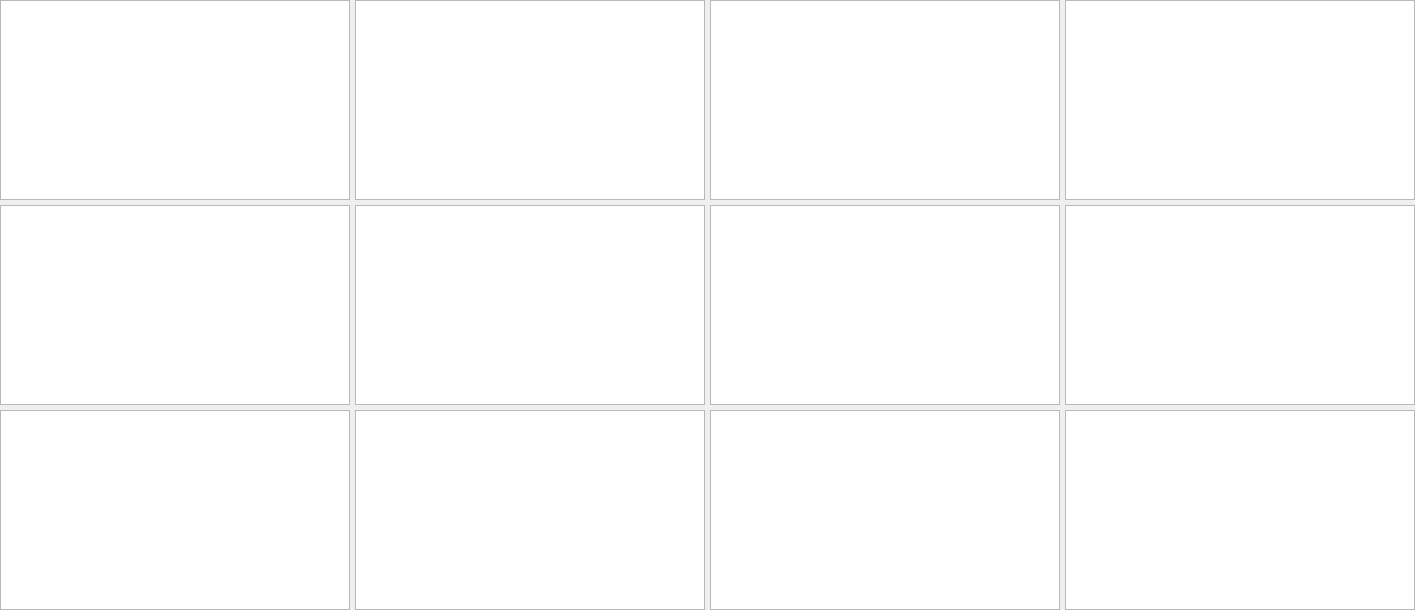
    <widget class="PyDMFrame" name="composite">
      <property name="geometry">
        <rect>
          <x>10</x>
          <y>40</y>
          <width>1415</width>
          <height>610</height>
        </rect>
      </property>
      <widget class="PyDMWaveformPlot" name="cartesian_plot">
        <property name="geometry">
          <rect>
            <x>0</x>
            <y>0</y>
            <width>350</width>
            <height>200</height>
          </rect>
        </property>
        <property name="toolTip">
          <string>cartesian_plot</string>
        </property>
        <property name="title" stdset="0">
          <string>$(P)$(R)TSCentroidX</string>
        </property>
        <property name="xLabels">
          <stringlist>
            <string>Time point</string>
          </stringlist>
        </property>
        <property name="yLabels">
          <stringlist>
            <string>Value</string>
          </stringlist>
        </property>
        <property name="curves" stdset="0">
          <stringlist>
            <string>{&quot;name&quot;: &quot;curve 1&quot;, &quot;y_channel&quot;: &quot;ca://${prefix}TSCentroidX&quot;, &quot;color&quot;: &quot;#4b6ec7&quot;, &quot;lineStyle&quot;: 1, &quot;lineWidth&quot;: 1, &quot;symbolSize&quot;: 10, &quot;redraw_mode&quot;: 2, &quot;block_size&quot;: 1200, &quot;x_channel&quot;: null}</string>
          </stringlist>
        </property>
        <property name="axisColor" stdset="0">
          <color>
            <red>0</red>
            <green>0</green>
            <blue>0</blue>
          </color>
        </property>
        <property name="backgroundColor" stdset="0">
          <color>
            <red>218</red>
            <green>218</green>
            <blue>218</blue>
          </color>
        </property>
      </widget>
      <widget class="PyDMWaveformPlot" name="cartesian_plot_1">
        <property name="geometry">
          <rect>
            <x>355</x>
            <y>0</y>
            <width>350</width>
            <height>200</height>
          </rect>
        </property>
        <property name="toolTip">
          <string>cartesian_plot_1</string>
        </property>
        <property name="title" stdset="0">
          <string>$(P)$(R)TSCentroidY</string>
        </property>
        <property name="xLabels">
          <stringlist>
            <string>Time point</string>
          </stringlist>
        </property>
        <property name="yLabels">
          <stringlist>
            <string>Value</string>
          </stringlist>
        </property>
        <property name="curves" stdset="0">
          <stringlist>
            <string>{&quot;name&quot;: &quot;curve 1&quot;, &quot;y_channel&quot;: &quot;ca://${prefix}TSCentroidY&quot;, &quot;color&quot;: &quot;#4b6ec7&quot;, &quot;lineStyle&quot;: 1, &quot;lineWidth&quot;: 1, &quot;symbolSize&quot;: 10, &quot;redraw_mode&quot;: 2, &quot;block_size&quot;: 1200, &quot;x_channel&quot;: null}</string>
          </stringlist>
        </property>
        <property name="axisColor" stdset="0">
          <color>
            <red>0</red>
            <green>0</green>
            <blue>0</blue>
          </color>
        </property>
        <property name="backgroundColor" stdset="0">
          <color>
            <red>218</red>
            <green>218</green>
            <blue>218</blue>
          </color>
        </property>
      </widget>
      <widget class="PyDMWaveformPlot" name="cartesian_plot_2">
        <property name="geometry">
          <rect>
            <x>710</x>
            <y>0</y>
            <width>350</width>
            <height>200</height>
          </rect>
        </property>
        <property name="toolTip">
          <string>cartesian_plot_2</string>
        </property>
        <property name="title" stdset="0">
          <string>$(P)$(R)TSSigmaX</string>
        </property>
        <property name="xLabels">
          <stringlist>
            <string>Time point</string>
          </stringlist>
        </property>
        <property name="yLabels">
          <stringlist>
            <string>Value</string>
          </stringlist>
        </property>
        <property name="curves" stdset="0">
          <stringlist>
            <string>{&quot;name&quot;: &quot;curve 1&quot;, &quot;y_channel&quot;: &quot;ca://${prefix}TSSigmaX&quot;, &quot;color&quot;: &quot;#4b6ec7&quot;, &quot;lineStyle&quot;: 1, &quot;lineWidth&quot;: 1, &quot;symbolSize&quot;: 10, &quot;redraw_mode&quot;: 2, &quot;block_size&quot;: 1200, &quot;x_channel&quot;: null}</string>
          </stringlist>
        </property>
        <property name="axisColor" stdset="0">
          <color>
            <red>0</red>
            <green>0</green>
            <blue>0</blue>
          </color>
        </property>
        <property name="backgroundColor" stdset="0">
          <color>
            <red>218</red>
            <green>218</green>
            <blue>218</blue>
          </color>
        </property>
      </widget>
      <widget class="PyDMWaveformPlot" name="cartesian_plot_3">
        <property name="geometry">
          <rect>
            <x>1065</x>
            <y>0</y>
            <width>350</width>
            <height>200</height>
          </rect>
        </property>
        <property name="toolTip">
          <string>cartesian_plot_3</string>
        </property>
        <property name="title" stdset="0">
          <string>$(P)$(R)TSSigmaY</string>
        </property>
        <property name="xLabels">
          <stringlist>
            <string>Time point</string>
          </stringlist>
        </property>
        <property name="yLabels">
          <stringlist>
            <string>Value</string>
          </stringlist>
        </property>
        <property name="curves" stdset="0">
          <stringlist>
            <string>{&quot;name&quot;: &quot;curve 1&quot;, &quot;y_channel&quot;: &quot;ca://${prefix}TSSigmaY&quot;, &quot;color&quot;: &quot;#4b6ec7&quot;, &quot;lineStyle&quot;: 1, &quot;lineWidth&quot;: 1, &quot;symbolSize&quot;: 10, &quot;redraw_mode&quot;: 2, &quot;block_size&quot;: 1200, &quot;x_channel&quot;: null}</string>
          </stringlist>
        </property>
        <property name="axisColor" stdset="0">
          <color>
            <red>0</red>
            <green>0</green>
            <blue>0</blue>
          </color>
        </property>
        <property name="backgroundColor" stdset="0">
          <color>
            <red>218</red>
            <green>218</green>
            <blue>218</blue>
          </color>
        </property>
      </widget>
      <widget class="PyDMWaveformPlot" name="cartesian_plot_4">
        <property name="geometry">
          <rect>
            <x>0</x>
            <y>410</y>
            <width>350</width>
            <height>200</height>
          </rect>
        </property>
        <property name="toolTip">
          <string>cartesian_plot_4</string>
        </property>
        <property name="title" stdset="0">
          <string>$(P)$(R)TSCentroidTotal</string>
        </property>
        <property name="xLabels">
          <stringlist>
            <string>Time point</string>
          </stringlist>
        </property>
        <property name="yLabels">
          <stringlist>
            <string>Value</string>
          </stringlist>
        </property>
        <property name="curves" stdset="0">
          <stringlist>
            <string>{&quot;name&quot;: &quot;curve 1&quot;, &quot;y_channel&quot;: &quot;ca://${prefix}TSCentroidTotal&quot;, &quot;color&quot;: &quot;#4b6ec7&quot;, &quot;lineStyle&quot;: 1, &quot;lineWidth&quot;: 1, &quot;symbolSize&quot;: 10, &quot;redraw_mode&quot;: 2, &quot;block_size&quot;: 1200, &quot;x_channel&quot;: null}</string>
          </stringlist>
        </property>
        <property name="axisColor" stdset="0">
          <color>
            <red>0</red>
            <green>0</green>
            <blue>0</blue>
          </color>
        </property>
        <property name="backgroundColor" stdset="0">
          <color>
            <red>218</red>
            <green>218</green>
            <blue>218</blue>
          </color>
        </property>
      </widget>
      <widget class="PyDMWaveformPlot" name="cartesian_plot_5">
        <property name="geometry">
          <rect>
            <x>355</x>
            <y>410</y>
            <width>350</width>
            <height>200</height>
          </rect>
        </property>
        <property name="toolTip">
          <string>cartesian_plot_5</string>
        </property>
        <property name="title" stdset="0">
          <string>$(P)$(R)TSSigmaXY</string>
        </property>
        <property name="xLabels">
          <stringlist>
            <string>Time point</string>
          </stringlist>
        </property>
        <property name="yLabels">
          <stringlist>
            <string>Value</string>
          </stringlist>
        </property>
        <property name="curves" stdset="0">
          <stringlist>
            <string>{&quot;name&quot;: &quot;curve 1&quot;, &quot;y_channel&quot;: &quot;ca://${prefix}TSSigmaXY&quot;, &quot;color&quot;: &quot;#4b6ec7&quot;, &quot;lineStyle&quot;: 1, &quot;lineWidth&quot;: 1, &quot;symbolSize&quot;: 10, &quot;redraw_mode&quot;: 2, &quot;block_size&quot;: 1200, &quot;x_channel&quot;: null}</string>
          </stringlist>
        </property>
        <property name="axisColor" stdset="0">
          <color>
            <red>0</red>
            <green>0</green>
            <blue>0</blue>
          </color>
        </property>
        <property name="backgroundColor" stdset="0">
          <color>
            <red>218</red>
            <green>218</green>
            <blue>218</blue>
          </color>
        </property>
      </widget>
      <widget class="PyDMWaveformPlot" name="cartesian_plot_6">
        <property name="geometry">
          <rect>
            <x>0</x>
            <y>205</y>
            <width>350</width>
            <height>200</height>
          </rect>
        </property>
        <property name="toolTip">
          <string>cartesian_plot_6</string>
        </property>
        <property name="title" stdset="0">
          <string>$(P)$(R)TSSkewX</string>
        </property>
        <property name="xLabels">
          <stringlist>
            <string>Time point</string>
          </stringlist>
        </property>
        <property name="yLabels">
          <stringlist>
            <string>Value</string>
          </stringlist>
        </property>
        <property name="curves" stdset="0">
          <stringlist>
            <string>{&quot;name&quot;: &quot;curve 1&quot;, &quot;y_channel&quot;: &quot;ca://${prefix}TSSkewX&quot;, &quot;color&quot;: &quot;#4b6ec7&quot;, &quot;lineStyle&quot;: 1, &quot;lineWidth&quot;: 1, &quot;symbolSize&quot;: 10, &quot;redraw_mode&quot;: 2, &quot;block_size&quot;: 1200, &quot;x_channel&quot;: null}</string>
          </stringlist>
        </property>
        <property name="axisColor" stdset="0">
          <color>
            <red>0</red>
            <green>0</green>
            <blue>0</blue>
          </color>
        </property>
        <property name="backgroundColor" stdset="0">
          <color>
            <red>218</red>
            <green>218</green>
            <blue>218</blue>
          </color>
        </property>
      </widget>
      <widget class="PyDMWaveformPlot" name="cartesian_plot_7">
        <property name="geometry">
          <rect>
            <x>355</x>
            <y>205</y>
            <width>350</width>
            <height>200</height>
          </rect>
        </property>
        <property name="toolTip">
          <string>cartesian_plot_7</string>
        </property>
        <property name="title" stdset="0">
          <string>$(P)$(R)TSSkewY</string>
        </property>
        <property name="xLabels">
          <stringlist>
            <string>Time point</string>
          </stringlist>
        </property>
        <property name="yLabels">
          <stringlist>
            <string>Value</string>
          </stringlist>
        </property>
        <property name="curves" stdset="0">
          <stringlist>
            <string>{&quot;name&quot;: &quot;curve 1&quot;, &quot;y_channel&quot;: &quot;ca://${prefix}TSSkewY&quot;, &quot;color&quot;: &quot;#4b6ec7&quot;, &quot;lineStyle&quot;: 1, &quot;lineWidth&quot;: 1, &quot;symbolSize&quot;: 10, &quot;redraw_mode&quot;: 2, &quot;block_size&quot;: 1200, &quot;x_channel&quot;: null}</string>
          </stringlist>
        </property>
        <property name="axisColor" stdset="0">
          <color>
            <red>0</red>
            <green>0</green>
            <blue>0</blue>
          </color>
        </property>
        <property name="backgroundColor" stdset="0">
          <color>
            <red>218</red>
            <green>218</green>
            <blue>218</blue>
          </color>
        </property>
      </widget>
      <widget class="PyDMWaveformPlot" name="cartesian_plot_8">
        <property name="geometry">
          <rect>
            <x>710</x>
            <y>205</y>
            <width>350</width>
            <height>200</height>
          </rect>
        </property>
        <property name="toolTip">
          <string>cartesian_plot_8</string>
        </property>
        <property name="title" stdset="0">
          <string>$(P)$(R)TSKurtosisX</string>
        </property>
        <property name="xLabels">
          <stringlist>
            <string>Time point</string>
          </stringlist>
        </property>
        <property name="yLabels">
          <stringlist>
            <string>Value</string>
          </stringlist>
        </property>
        <property name="curves" stdset="0">
          <stringlist>
            <string>{&quot;name&quot;: &quot;curve 1&quot;, &quot;y_channel&quot;: &quot;ca://${prefix}TSKurtosisX&quot;, &quot;color&quot;: &quot;#4b6ec7&quot;, &quot;lineStyle&quot;: 1, &quot;lineWidth&quot;: 1, &quot;symbolSize&quot;: 10, &quot;redraw_mode&quot;: 2, &quot;block_size&quot;: 1200, &quot;x_channel&quot;: null}</string>
          </stringlist>
        </property>
        <property name="axisColor" stdset="0">
          <color>
            <red>0</red>
            <green>0</green>
            <blue>0</blue>
          </color>
        </property>
        <property name="backgroundColor" stdset="0">
          <color>
            <red>218</red>
            <green>218</green>
            <blue>218</blue>
          </color>
        </property>
      </widget>
      <widget class="PyDMWaveformPlot" name="cartesian_plot_9">
        <property name="geometry">
          <rect>
            <x>1065</x>
            <y>205</y>
            <width>350</width>
            <height>200</height>
          </rect>
        </property>
        <property name="toolTip">
          <string>cartesian_plot_9</string>
        </property>
        <property name="title" stdset="0">
          <string>$(P)$(R)TSKurtosisY</string>
        </property>
        <property name="xLabels">
          <stringlist>
            <string>Time point</string>
          </stringlist>
        </property>
        <property name="yLabels">
          <stringlist>
            <string>Value</string>
          </stringlist>
        </property>
        <property name="curves" stdset="0">
          <stringlist>
            <string>{&quot;name&quot;: &quot;curve 1&quot;, &quot;y_channel&quot;: &quot;ca://${prefix}TSKurtosisY&quot;, &quot;color&quot;: &quot;#4b6ec7&quot;, &quot;lineStyle&quot;: 1, &quot;lineWidth&quot;: 1, &quot;symbolSize&quot;: 10, &quot;redraw_mode&quot;: 2, &quot;block_size&quot;: 1200, &quot;x_channel&quot;: null}</string>
          </stringlist>
        </property>
        <property name="axisColor" stdset="0">
          <color>
            <red>0</red>
            <green>0</green>
            <blue>0</blue>
          </color>
        </property>
        <property name="backgroundColor" stdset="0">
          <color>
            <red>218</red>
            <green>218</green>
            <blue>218</blue>
          </color>
        </property>
      </widget>
      <widget class="PyDMWaveformPlot" name="cartesian_plot_10">
        <property name="geometry">
          <rect>
            <x>710</x>
            <y>410</y>
            <width>350</width>
            <height>200</height>
          </rect>
        </property>
        <property name="toolTip">
          <string>cartesian_plot_10</string>
        </property>
        <property name="title" stdset="0">
          <string>$(P)$(R)TSEccentricity</string>
        </property>
        <property name="xLabels">
          <stringlist>
            <string>Time point</string>
          </stringlist>
        </property>
        <property name="yLabels">
          <stringlist>
            <string>Value</string>
          </stringlist>
        </property>
        <property name="curves" stdset="0">
          <stringlist>
            <string>{&quot;name&quot;: &quot;curve 1&quot;, &quot;y_channel&quot;: &quot;ca://${prefix}TSEccentricity&quot;, &quot;color&quot;: &quot;#4b6ec7&quot;, &quot;lineStyle&quot;: 1, &quot;lineWidth&quot;: 1, &quot;symbolSize&quot;: 10, &quot;redraw_mode&quot;: 2, &quot;block_size&quot;: 1200, &quot;x_channel&quot;: null}</string>
          </stringlist>
        </property>
        <property name="axisColor" stdset="0">
          <color>
            <red>0</red>
            <green>0</green>
            <blue>0</blue>
          </color>
        </property>
        <property name="backgroundColor" stdset="0">
          <color>
            <red>218</red>
            <green>218</green>
            <blue>218</blue>
          </color>
        </property>
      </widget>
      <widget class="PyDMWaveformPlot" name="cartesian_plot_11">
        <property name="geometry">
          <rect>
            <x>1065</x>
            <y>410</y>
            <width>350</width>
            <height>200</height>
          </rect>
        </property>
        <property name="toolTip">
          <string>cartesian_plot_11</string>
        </property>
        <property name="title" stdset="0">
          <string>$(P)$(R)TSOrientation</string>
        </property>
        <property name="xLabels">
          <stringlist>
            <string>Time point</string>
          </stringlist>
        </property>
        <property name="yLabels">
          <stringlist>
            <string>Value</string>
          </stringlist>
        </property>
        <property name="curves" stdset="0">
          <stringlist>
            <string>{&quot;name&quot;: &quot;curve 1&quot;, &quot;y_channel&quot;: &quot;ca://${prefix}TSOrientation&quot;, &quot;color&quot;: &quot;#4b6ec7&quot;, &quot;lineStyle&quot;: 1, &quot;lineWidth&quot;: 1, &quot;symbolSize&quot;: 10, &quot;redraw_mode&quot;: 2, &quot;block_size&quot;: 1200, &quot;x_channel&quot;: null}</string>
          </stringlist>
        </property>
        <property name="axisColor" stdset="0">
          <color>
            <red>0</red>
            <green>0</green>
            <blue>0</blue>
          </color>
        </property>
        <property name="backgroundColor" stdset="0">
          <color>
            <red>218</red>
            <green>218</green>
            <blue>218</blue>
          </color>
        </property>
      </widget>
    </widget>
